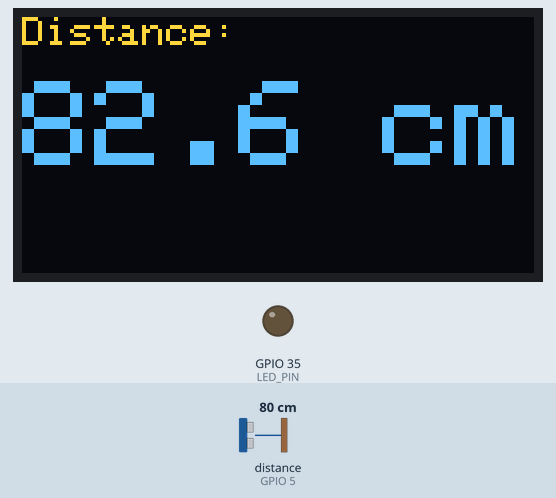
This sketch was run on a simulated ESP32. On the bench: 128×64 one-colour display, output pins drawn as LEDs (lit = HIGH). Wiring (inferred from the names in the program): ultrasonic range finder: trigger GPIO 4; echo GPIO 5. Inputs (shaded band) come from the test bench; at power-on: distance to the obstacle (sensor on GPIO 5) 80 cm. The echo pulse lasts 58.3 µs per cm; the OLED is the two-colour kind (top 16 rows yellow); pins used as bus, display or sensor lines are not drawn; what the sketch prints to the serial monitor is not drawn.

Above: at 1.2 s.
1.3 s: distance to the obstacle (sensor on GPIO 5) set to 2 cm
At 2.2 s:
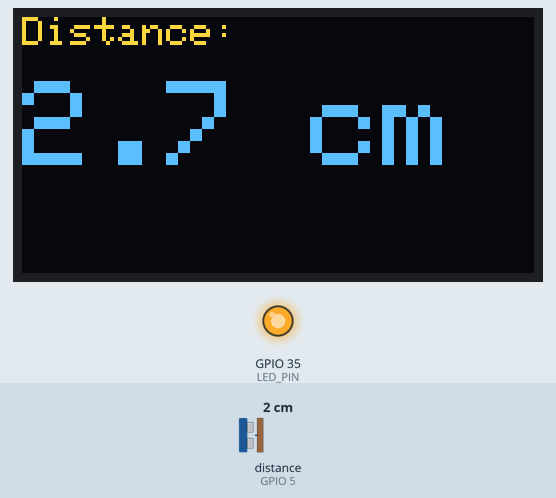
2.8 s: distance to the obstacle (sensor on GPIO 5) set to 4 cm
At 3.4 s:
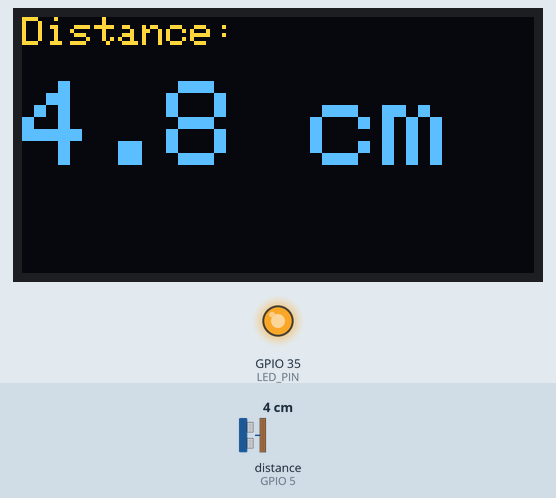
4.3 s: distance to the obstacle (sensor on GPIO 5) set to 18 cm
At 4.6 s:
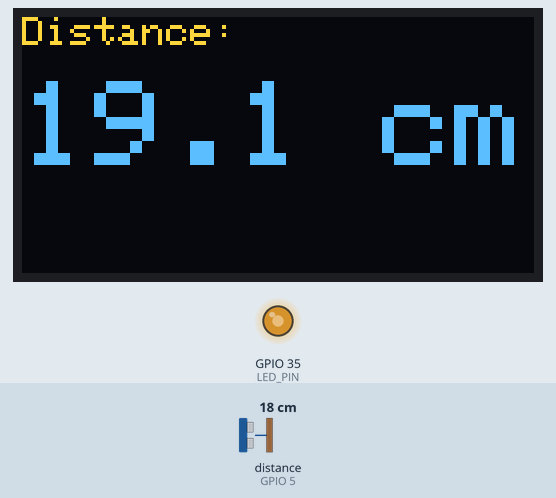
5.8 s: distance to the obstacle (sensor on GPIO 5) set to 35 cm
At 7.0 s:
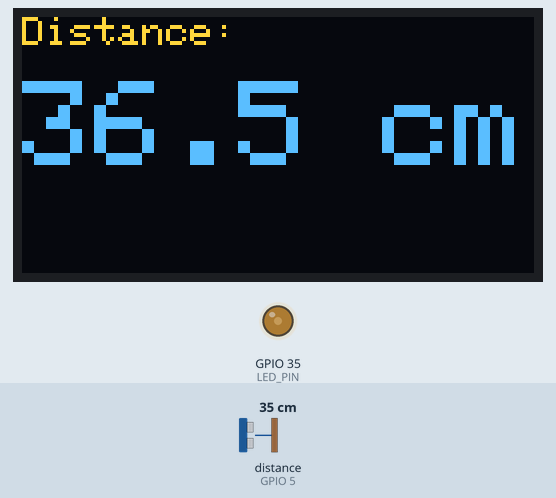
Timing chart, 0 to 8.3 s (numbered marks = the images above; inputs shaded):
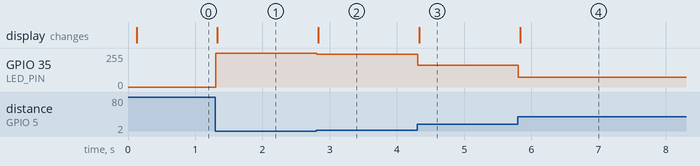

The sketch:

hcsr04.ino
```cpp
// HC-SR04 Ultrasonic Distance Sensor — Heltec WiFi LoRa 32 V3
// No delay() anywhere. millis() paces the trigger; echo pin ISR times the pulse.

#include <Wire.h>
#include <Adafruit_GFX.h>
#include <Adafruit_SSD1306.h>

// Heltec V3 OLED: SSD1306 128x64, I2C on SDA=17 SCL=18, reset on GPIO 21
Adafruit_SSD1306 display(128, 64, &Wire, 21);

// ─── Pin assignments ──────────────────────────────────────────────────────────
static const uint8_t TRIG_PIN = 4;
static const uint8_t ECHO_PIN = 5;
static const uint8_t LED_PIN  = 35;

// ─── Forward declaration ──────────────────────────────────────────────────────
void IRAM_ATTR globalEchoISR();

// ─── HCSR04 Class ────────────────────────────────────────────────────────────

class HCSR04 {
public:
    static constexpr float CM_PER_US = 0.01717f;

    HCSR04(uint8_t trig, uint8_t echo, uint8_t led)
        : _trig(trig), _echo(echo), _led(led),
          _pulseStart(0), _pulseDuration(0), _triggerTime(0),
          _measuring(false), _newData(false), _distanceCm(-1.0f) {}

    void begin() {
        pinMode(_trig, OUTPUT);
        pinMode(_echo, INPUT);
        digitalWrite(_trig, LOW);
        ledcAttach(_led, 5000, 8);
        attachInterrupt(digitalPinToInterrupt(_echo), globalEchoISR, CHANGE);
    }

    void trigger() {
        // If no echo after 30 ms (beyond 400 cm range), reset and try again.
        if (_measuring && (micros() - _triggerTime > 30000)) {
            _measuring = false;
        }
        if (_measuring) return;
        _measuring = true;
        _triggerTime = micros();
        digitalWrite(_trig, HIGH);
        delayMicroseconds(10);
        digitalWrite(_trig, LOW);
    }

    void IRAM_ATTR echoHandler() {
        if (digitalRead(_echo) == HIGH) {
            _pulseStart = micros();
        } else {
            _pulseDuration = micros() - _pulseStart;
            _measuring = false;
            _newData = true;
        }
    }

    bool update() {
        if (!_newData) return false;
        _newData = false;
        float raw = _pulseDuration * CM_PER_US;
        if (raw >= 2.0f && raw <= 400.0f) {
            // Linear calibration fit from measured data (valid 10–50 cm):
            //   actual ≈ 1.023 × raw + 0.68
            _distanceCm = 1.023f * raw + 0.68f;
            int brightness = constrain(map((long)_distanceCm, 2, 50, 255, 0), 0, 255);
            ledcWrite(_led, brightness);
            return true;
        }
        return false;
    }

    float getDistanceCm() const { return _distanceCm; }

private:
    uint8_t _trig, _echo, _led;
    volatile unsigned long _pulseStart, _pulseDuration, _triggerTime;
    volatile bool _measuring, _newData;
    float _distanceCm;
};

// ─── Globals ──────────────────────────────────────────────────────────────────

HCSR04 sensor(TRIG_PIN, ECHO_PIN, LED_PIN);

void IRAM_ATTR globalEchoISR() { sensor.echoHandler(); }

// ─── Arduino entry points ─────────────────────────────────────────────────────

void setup() {
    Serial.begin(115200);

    Wire.begin(17, 18);
    display.begin(SSD1306_SWITCHCAPVCC, 0x3C);
    display.clearDisplay();
    display.setTextColor(SSD1306_WHITE);
    display.setTextSize(2);
    display.setCursor(0, 0);
    display.println("HC-SR04");
    display.println("ready");
    display.display();

    sensor.begin();
}

void loop() {
    static unsigned long lastTrigger = 0;
    if (millis() - lastTrigger >= 100) {
        lastTrigger = millis();
        sensor.trigger();
    }

    if (sensor.update()) {
        float d = sensor.getDistanceCm();

        display.clearDisplay();
        display.setTextSize(1);
        display.setCursor(0, 0);
        display.println("Distance:");
        display.setTextSize(3);
        display.setCursor(0, 16);
        display.print(d, 1);
        display.println(" cm");
        display.display();

        Serial.print("Distance_cm\t");
        Serial.println(d, 1);
    }
}
```

Measured:
- after the input at 1.3 s, GPIO 35 (LED_PIN): 0/255 → 255/255 at once; the display: changes at once (image 1)
- after the input at 2.8 s, GPIO 35 (LED_PIN): 255/255 → 244/255 at once; the display: changes at once (image 2)
- after the input at 4.3 s, GPIO 35 (LED_PIN): 244/255 → 164/255 at once; the display: changes at once (image 3)
- after the input at 5.8 s, GPIO 35 (LED_PIN): 164/255 → 75/255 at once; the display: changes at once (image 4)
